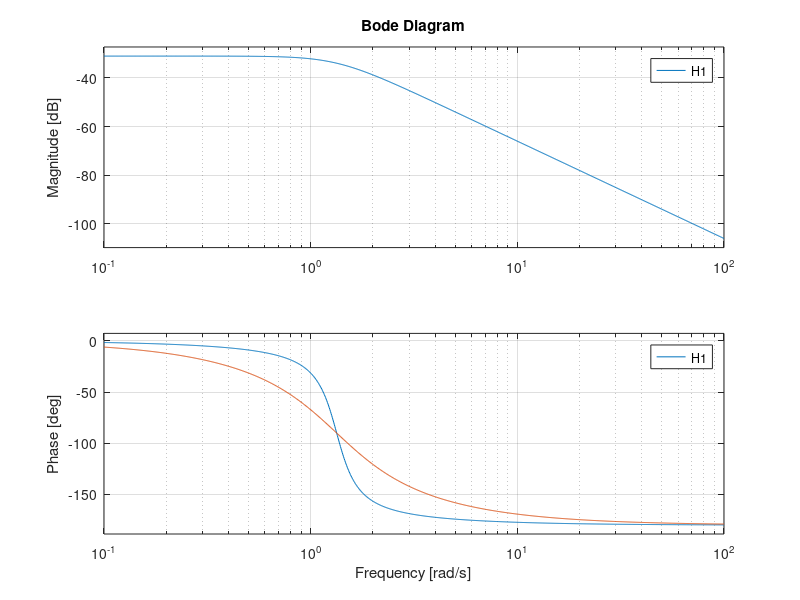
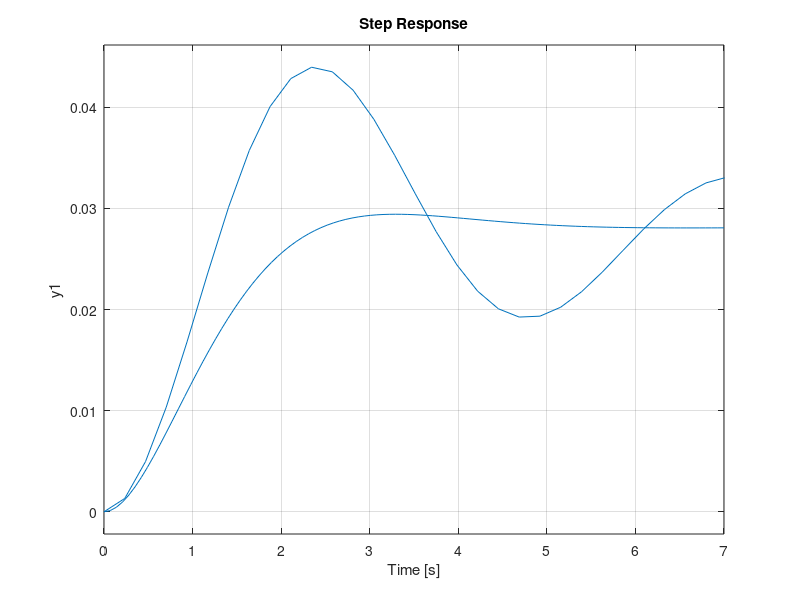
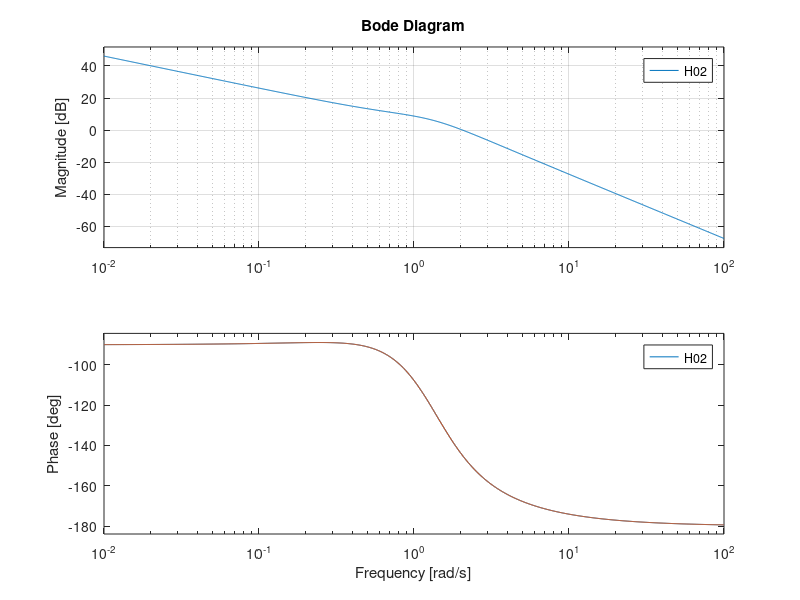
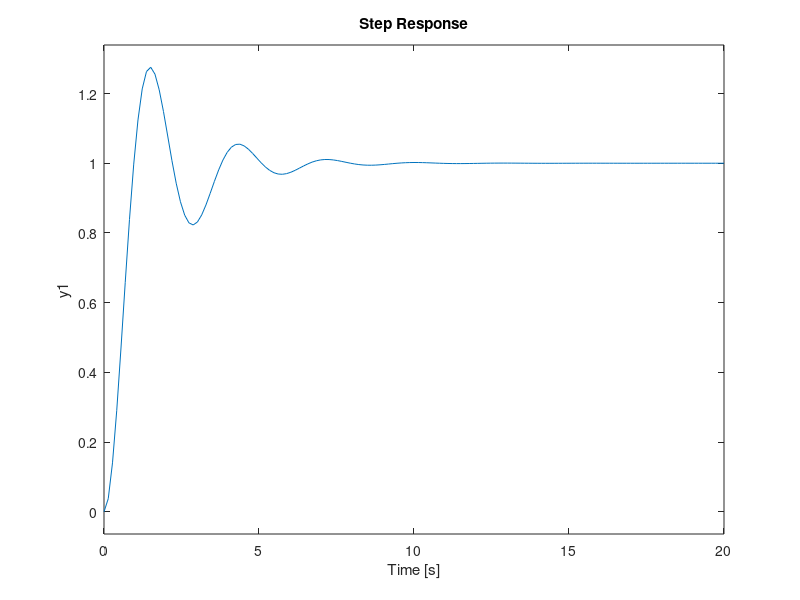

Here is the MATLAB script that generated these plots, in order:
% GEP2014L Automatique
% Commande Servo

close all;

%% Analyse en boucle ouverte
J = 0.0219;
D = 0.0105;
Ks = 0.0391;
Kt = 0.0011;
s=tf('s');

K = Kt/Ks;
wn = sqrt(Ks/J);
z = D*wn/(2*Ks);

H=K/((s^2)/(wn^2) + 2*z*s/wn + 1);

% Diagramme de Bode en boucle ouverte
figure(1);
bode(H);

% Réponse indicielle en boucle ouverte
figure(2);
step(H);

%% Correcteur PIV
z1 = 0.7;
Kd = 2 * (z1 - z) / (K*wn);
Cd = Kd * s;
H1 = feedback(H, Cd);

% Réponse indicielle du système avec correcteur dérivateur
figure(2);
hold on;
step(H1);
grid on;

% Diagramme de Bode du système avec correcteur dérivateur
figure(1);
hold on;
bode(H1);
grid on;

% Diagramme de Bode avec les deux correcteurs et Kp = 1
Ti = 1.17;
Kp = 1;
CPI = Kp * (1 + 1 / (Ti * s));
H0 = CPI * H1; 
figure(3);
bode(H0);

% Diagramme de Bode avec les deux correcteurs et Kp = 84.14
Kp2 = 84.14;
CPI2 = Kp2 * (1 + 1 / (Ti * s));
H02 = CPI2 * H1;
figure(3);
hold on;
bode(H02);
grid;

% Réponse indicielle du système avec les deux correcteurs et Kp = 84.14
Hbf = feedback(H02, 1);
figure(4);
step(Hbf);
grid;

